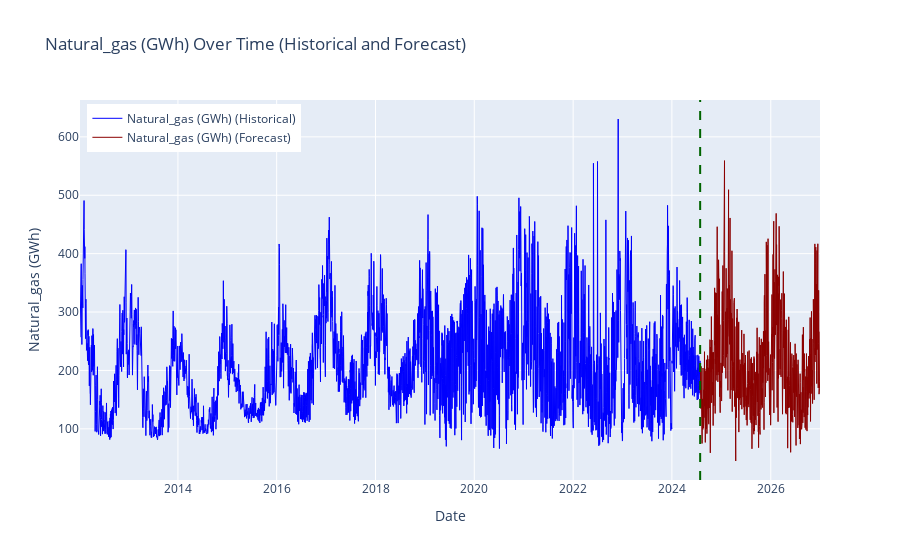

Notebook cell for this chart:
### Code cell
import plotly.graph_objs as go
import pandas as pd
import numpy as np
import os

TARGET_COLUMNS = ["Natural_gas (GWh)"]

# Calculate mean solar radiation per day with monthly seasonality
# reduce the size of df start at the year 2018 first of january
# df_filtered = df[df['Date'] >= '2019-01-01']
# df = df_filtered.copy()


def calculate_daily_means_with_seasonality(df, target_column):
    df['Day'] = df['Date'].dt.day
    df['Month'] = df['Date'].dt.month
    daily_means = df.groupby(['Month', 'Day'])[
        target_column].mean().reset_index()

    # Add sinusoidal seasonal variation based on month
    daily_means['Seasonal_Adjustment'] = np.sin(
        2 * np.pi * (daily_means['Month'] - 1) / 12) * 0.1
    daily_means['Adjusted_Value'] = daily_means[target_column] * \
        (1 + daily_means['Seasonal_Adjustment'])
    return daily_means

# Generate future data with minimal variability


def generate_future_data(daily_means, start_date, end_date, seed=42, noise_level=0.2):
    np.random.seed(seed)
    future_dates = pd.date_range(start=start_date, end=end_date)
    future_df = pd.DataFrame({'Date': future_dates})
    future_df['Month'] = future_df['Date'].dt.month
    future_df['Day'] = future_df['Date'].dt.day

    # Merge future dates with daily means
    future_df = future_df.merge(daily_means[['Month', 'Day', 'Adjusted_Value']], on=[
                                'Month', 'Day'], how='left')

    future_df['Forecast'] = future_df['Adjusted_Value'] * \
        (1 + np.random.normal(0, noise_level, size=len(future_df)))

    return future_df[['Date', 'Forecast']]

# Plot the data for each target column separately and save the plot


def plot_and_save_data(original_df, future_dfs, target_columns, output_dir="forecasted_plots"):
    # Create output directory if it doesn't exist
    if not os.path.exists(output_dir):
        os.makedirs(output_dir)

    for i, target_column in enumerate(target_columns):
        future_df = future_dfs[i]

        # Ensure future data column matches TARGET_COLUMN
        future_df.rename(columns={'Forecast': target_column}, inplace=True)

        # Combine the original and future datasets
        combined_df = pd.concat([original_df[['Date', target_column]], future_df[[
                                'Date', target_column]]], ignore_index=True)

        # Plot historical and forecast data for the current column
        fig = go.Figure()

        # Plot historical data
        fig.add_trace(go.Scatter(
            x=original_df['Date'],
            y=original_df[target_column],
            mode='lines',
            name=f"{target_column} (Historical)",
            line=dict(color='blue', width=1)
        ))

        # Plot future data
        fig.add_trace(go.Scatter(
            x=future_df['Date'],
            y=future_df[target_column],
            mode='lines',
            name=f"{target_column} (Forecast)",
            line=dict(color='darkred', width=1)
        ))

        # Add vertical line indicating the end of the original data
        original_end_date = original_df['Date'].max()
        fig.add_vline(x=original_end_date, line=dict(
            color='darkgreen', dash='dash'), name='End of Original Data')

        # Update layout for each plot
        fig.update_layout(
            title=f"{target_column} Over Time (Historical and Forecast)",
            xaxis_title="Date",
            yaxis_title=target_column,
            legend=dict(yanchor="top", y=0.99, xanchor="left", x=0.01),
            template='plotly'
        )

        # Save the figure as a PNG file
        plot_filename = os.path.join(
            output_dir, f"{target_column.replace(' ', '_').replace('/', '_')}_forecast_plot.png")
        fig.write_image(plot_filename)
        fig.show()
        print(f"Saved plot for {target_column} to {plot_filename}")

# Save the forecasted future data for each target column into separate CSV files


def save_forecast_to_csv(future_dfs, target_columns, output_dir="forecasted_data"):
    # Create the output directory if it doesn't exist
    if not os.path.exists(output_dir):
        os.makedirs(output_dir)

    for i, target_column in enumerate(target_columns):
        # Prepare the filename and full path
        file_name = f"{target_column.replace(' ', '_').replace('/', '_')}_forecast.csv"
        file_path = os.path.join(output_dir, file_name)

        # Save the future dataframe for the target column to CSV
        future_df = future_dfs[i]
        future_df.rename(columns={'Forecast': target_column}, inplace=True)
        future_df.to_csv(file_path, index=False)

        print(f"Saved forecasted data for {target_column} to {file_path}")


# Global configuration
NOISE_LEVEL = 0.25
TOTAL_PREDICTION_LENGTH = 730

# Generate daily means with seasonality and future data for each column
future_dfs = []
for target_column in TARGET_COLUMNS:
    daily_means = calculate_daily_means_with_seasonality(df, target_column)
    future_df = generate_future_data(
        daily_means, start_date='2024-07-29', end_date='2026-12-31', seed=42, noise_level=NOISE_LEVEL)
    future_dfs.append(future_df)

# Save forecasted data to CSV files
save_forecast_to_csv(future_dfs, TARGET_COLUMNS)

# Plot the combined data for each target column and save the plot
plot_and_save_data(df, future_dfs, TARGET_COLUMNS)

### Figure 1 — Plotly figure (JSON) as saved in the notebook; plotly's stock layout.template omitted (floating-point values rounded to 4 significant figures; data arrays with more than 128 entries replaced by an {"elided": "..."} marker saying what was removed)
{"data": [{"line": {"color": "blue", "width": 1}, "mode": "lines", "name": "Natural_gas (GWh) (Historical)", "type": "scatter", "x": {"elided": "4586 str values"}, "y": {"elided": "4586 float values"}}, {"line": {"color": "darkred", "width": 1}, "mode": "lines", "name": "Natural_gas (GWh) (Forecast)", "type": "scatter", "x": {"elided": "886 str values"}, "y": {"elided": "886 float values"}}], "layout": {"legend": {"x": 0.01, "xanchor": "left", "y": 0.99, "yanchor": "top"}, "shapes": [{"line": {"color": "darkgreen", "dash": "dash"}, "name": "End of Original Data", "type": "line", "x0": "2024-07-28T00:00:00", "x1": "2024-07-28T00:00:00", "xref": "x", "y0": 0, "y1": 1, "yref": "y domain"}], "title": {"text": "Natural_gas (GWh) Over Time (Historical and Forecast)"}, "xaxis": {"title": {"text": "Date"}}, "yaxis": {"title": {"text": "Natural_gas (GWh)"}}}}
